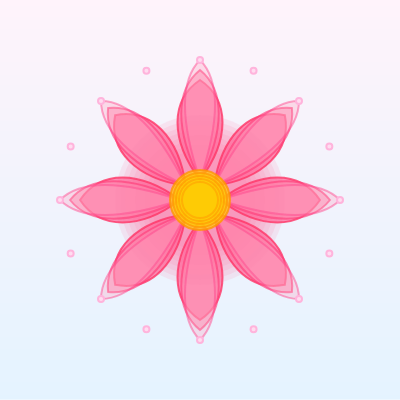
Frame 1 (no input)
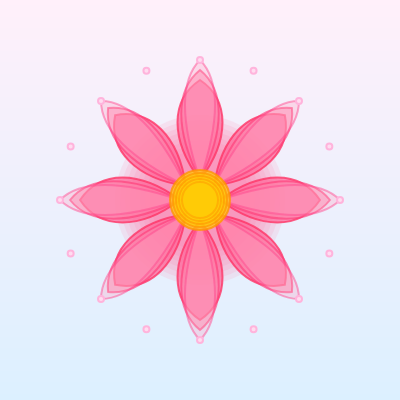
Frame 2 (the mouse pressed at the canvas centre, redrawn once)

The p5.js sketch that drew these frames (run headless with seeded random() and noise() and a simulated clock; the mouse was pressed at the canvas centre and the sketch redrawn once):

// p5.js sketch
// ── sketch.js
function setup() {
  createCanvas(400, 400);
  angleMode(DEGREES);
  noLoop();
}

function draw() {
  backgroundGradient(); // Add subtle background gradient

  translate(width / 2, height / 2); // Center the design
  strokeWeight(2);

  // Glow around flower
  noStroke();
  fill(255, 100, 150, 30);
  for (let r = 100; r < 180; r += 10) {
    ellipse(0, 0, r, r);
  }

  // Draw petals with gradient-style effect
  for (let i = 0; i < 8; i++) {
    push();
    rotate(i * 45);
    drawAdvancedPetal(i);
    pop();
  }

  // Center circle with texture rings
  for (let i = 0; i < 5; i++) {
    fill(255, 204, 0, 180 - i * 30);
    stroke(255, 150, 0, 200 - i * 20);
    ellipse(0, 0, 60 - i * 6, 60 - i * 6);
  }

  // Decorative radial dots
  stroke(255, 180, 220);
  fill(255, 220, 240);
  for (let i = 0; i < 16; i++) {
    let angle = i * 22.5;
    let x = cos(angle) * 140;
    let y = sin(angle) * 140;
    ellipse(x, y, 6, 6);
  }
}

// Petal with layered gradient-style fill
function drawAdvancedPetal(index) {
  for (let d = 0; d < 3; d++) {
    fill(255, 100 + d * 30, 150 + d * 20, 180 - d * 50);
    stroke(255, 50 + d * 10, 100 + d * 20, 200 - d * 40);
    beginShape();
    vertex(0, -20);
    bezierVertex(
      30 - d * 5,
      -60 - d * 10,
      30 - d * 5,
      -100 - d * 10,
      0,
      -120 - d * 10
    );
    bezierVertex(-30 + d * 5, -100 - d * 10, -30 + d * 5, -60 - d * 10, 0, -20);
    endShape(CLOSE);
  }
}

// Gradient background
function backgroundGradient() {
  for (let y = 0; y < height; y++) {
    let inter = map(y, 0, height, 0, 1);
    let c = lerpColor(color(255, 240, 250), color(220, 240, 255), inter);
    stroke(c);
    line(0, y, width, y);
  }
}
